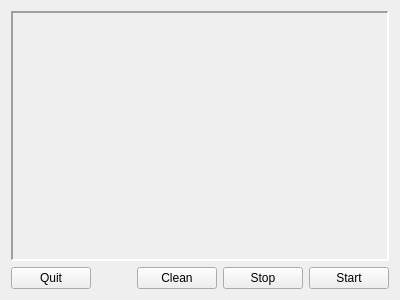
<?xml version="1.0" encoding="UTF-8"?>
<ui version="4.0">
 <class>MainWidget</class>
 <widget class="QWidget" name="MainWidget">
  <property name="geometry">
   <rect>
    <x>0</x>
    <y>0</y>
    <width>400</width>
    <height>300</height>
   </rect>
  </property>
  <property name="windowTitle">
   <string>MainWidget</string>
  </property>
  <layout class="QVBoxLayout" name="verticalLayout" stretch="1,0">
   <item>
    <widget class="QFrame" name="frame">
     <property name="frameShape">
      <enum>QFrame::Panel</enum>
     </property>
     <property name="frameShadow">
      <enum>QFrame::Sunken</enum>
     </property>
     <property name="lineWidth">
      <number>2</number>
     </property>
     <layout class="QGridLayout" name="field"/>
    </widget>
   </item>
   <item>
    <layout class="QHBoxLayout" name="horizontalLayout">
     <item>
      <widget class="QPushButton" name="quit">
       <property name="text">
        <string>Quit</string>
       </property>
      </widget>
     </item>
     <item>
      <spacer name="horizontalSpacer">
       <property name="orientation">
        <enum>Qt::Horizontal</enum>
       </property>
       <property name="sizeHint" stdset="0">
        <size>
         <width>40</width>
         <height>20</height>
        </size>
       </property>
      </spacer>
     </item>
     <item>
      <widget class="QPushButton" name="clean">
       <property name="text">
        <string>Clean</string>
       </property>
      </widget>
     </item>
     <item>
      <widget class="QPushButton" name="stop">
       <property name="sizePolicy">
        <sizepolicy hsizetype="Preferred" vsizetype="Fixed">
         <horstretch>0</horstretch>
         <verstretch>0</verstretch>
        </sizepolicy>
       </property>
       <property name="minimumSize">
        <size>
         <width>0</width>
         <height>0</height>
        </size>
       </property>
       <property name="baseSize">
        <size>
         <width>0</width>
         <height>0</height>
        </size>
       </property>
       <property name="text">
        <string>Stop</string>
       </property>
      </widget>
     </item>
     <item>
      <widget class="QPushButton" name="start">
       <property name="text">
        <string>Start</string>
       </property>
      </widget>
     </item>
    </layout>
   </item>
  </layout>
 </widget>
 <layoutdefault spacing="6" margin="11"/>
 <resources/>
 <connections/>
</ui>
